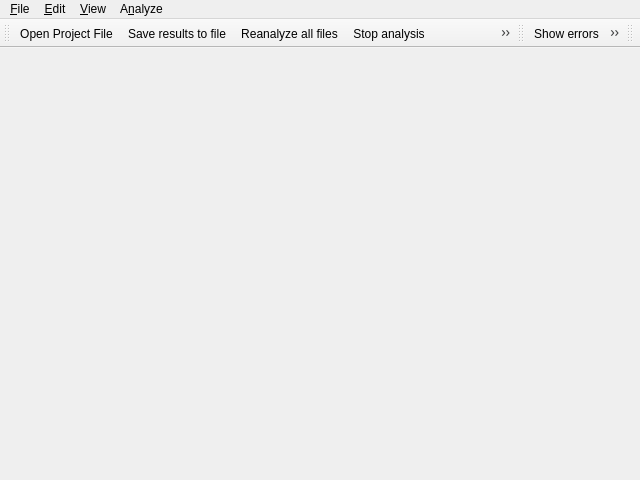
<?xml version="1.0" encoding="UTF-8"?>
<ui version="4.0">
 <class>MainWindow</class>
 <widget class="QMainWindow" name="MainWindow">
  <property name="geometry">
   <rect>
    <x>0</x>
    <y>0</y>
    <width>640</width>
    <height>480</height>
   </rect>
  </property>
  <property name="sizePolicy">
   <sizepolicy hsizetype="Expanding" vsizetype="Expanding">
    <horstretch>0</horstretch>
    <verstretch>0</verstretch>
   </sizepolicy>
  </property>
  <property name="minimumSize">
   <size>
    <width>640</width>
    <height>480</height>
   </size>
  </property>
  <property name="windowTitle">
   <string>Cppcheck</string>
  </property>
  <property name="iconSize">
   <size>
    <width>22</width>
    <height>22</height>
   </size>
  </property>
  <widget class="QWidget" name="mCentral">
   <property name="sizePolicy">
    <sizepolicy hsizetype="Expanding" vsizetype="Expanding">
     <horstretch>0</horstretch>
     <verstretch>0</verstretch>
    </sizepolicy>
   </property>
   <property name="minimumSize">
    <size>
     <width>0</width>
     <height>0</height>
    </size>
   </property>
   <property name="maximumSize">
    <size>
     <width>16777215</width>
     <height>16777215</height>
    </size>
   </property>
   <layout class="QHBoxLayout" name="horizontalLayout">
    <item>
     <widget class="ResultsView" name="mResults" native="true"/>
    </item>
   </layout>
  </widget>
  <widget class="QMenuBar" name="mMenuBar">
   <property name="geometry">
    <rect>
     <x>0</x>
     <y>0</y>
     <width>640</width>
     <height>23</height>
    </rect>
   </property>
   <widget class="QMenu" name="mMenuFile">
    <property name="title">
     <string>&amp;File</string>
    </property>
    <addaction name="mActionOpenXML"/>
    <addaction name="separator"/>
    <addaction name="mActionNewProjectFile"/>
    <addaction name="mActionOpenProjectFile"/>
    <addaction name="mActionEditProjectFile"/>
    <addaction name="mActionCloseProjectFile"/>
    <addaction name="separator"/>
    <addaction name="mActionProjectMRU"/>
    <addaction name="mActionSave"/>
    <addaction name="separator"/>
    <addaction name="mActionPrintPreview"/>
    <addaction name="mActionPrint"/>
    <addaction name="separator"/>
    <addaction name="mActionQuit"/>
   </widget>
   <widget class="QMenu" name="mMenuView">
    <property name="title">
     <string>&amp;View</string>
    </property>
    <widget class="QMenu" name="mMenuToolbars">
     <property name="title">
      <string>&amp;Toolbars</string>
     </property>
     <addaction name="mActionToolBarMain"/>
     <addaction name="mActionToolBarView"/>
     <addaction name="mActionToolBarFilter"/>
    </widget>
    <addaction name="mMenuToolbars"/>
    <addaction name="separator"/>
    <addaction name="mActionShowErrors"/>
    <addaction name="mActionShowWarnings"/>
    <addaction name="mActionShowStyle"/>
    <addaction name="mActionShowPortability"/>
    <addaction name="mActionShowPerformance"/>
    <addaction name="mActionShowInformation"/>
    <addaction name="mActionCheckAll"/>
    <addaction name="mActionUncheckAll"/>
    <addaction name="separator"/>
    <addaction name="mActionCollapseAll"/>
    <addaction name="mActionExpandAll"/>
    <addaction name="separator"/>
    <addaction name="mActionShowHidden"/>
    <addaction name="separator"/>
    <addaction name="mActionViewStats"/>
   </widget>
   <widget class="QMenu" name="mMenuAnalyze">
    <property name="title">
     <string>A&amp;nalyze</string>
    </property>
    <widget class="QMenu" name="menuCpp_standard">
     <property name="title">
      <string>C++ standard</string>
     </property>
     <addaction name="mActionCpp03"/>
     <addaction name="mActionCpp11"/>
     <addaction name="mActionCpp14"/>
     <addaction name="mActionCpp17"/>
     <addaction name="mActionCpp20"/>
    </widget>
    <widget class="QMenu" name="menuC_standard">
     <property name="title">
      <string>&amp;C standard</string>
     </property>
     <addaction name="mActionC89"/>
     <addaction name="mActionC99"/>
     <addaction name="mActionC11"/>
    </widget>
    <addaction name="mActionAnalyzeFiles"/>
    <addaction name="mActionAnalyzeDirectory"/>
    <addaction name="mActionReanalyzeModified"/>
    <addaction name="mActionReanalyzeAll"/>
    <addaction name="mActionCheckLibrary"/>
    <addaction name="mActionCheckConfiguration"/>
    <addaction name="mActionStop"/>
    <addaction name="separator"/>
    <addaction name="menuC_standard"/>
    <addaction name="menuCpp_standard"/>
    <addaction name="separator"/>
    <addaction name="mActionAutoDetectLanguage"/>
    <addaction name="mActionEnforceCpp"/>
    <addaction name="mActionEnforceC"/>
    <addaction name="separator"/>
    <addaction name="mActionPlatforms"/>
   </widget>
   <widget class="QMenu" name="mMenuEdit">
    <property name="title">
     <string>&amp;Edit</string>
    </property>
    <addaction name="mActionClearResults"/>
    <addaction name="mActionSettings"/>
   </widget>
   <addaction name="mMenuFile"/>
   <addaction name="mMenuEdit"/>
   <addaction name="mMenuView"/>
   <addaction name="mMenuAnalyze"/>
  </widget>
  <widget class="QToolBar" name="mToolBarMain">
   <property name="windowTitle">
    <string>Standard</string>
   </property>
   <attribute name="toolBarArea">
    <enum>TopToolBarArea</enum>
   </attribute>
   <attribute name="toolBarBreak">
    <bool>false</bool>
   </attribute>
   <addaction name="mActionOpenProjectFile"/>
   <addaction name="mActionSave"/>
   <addaction name="mActionReanalyzeAll"/>
   <addaction name="mActionStop"/>
   <addaction name="mActionClearResults"/>
   <addaction name="mActionSettings"/>
   <addaction name="mActionAbout"/>
  </widget>
  <widget class="QToolBar" name="mToolBarView">
   <property name="windowTitle">
    <string>Categories</string>
   </property>
   <attribute name="toolBarArea">
    <enum>TopToolBarArea</enum>
   </attribute>
   <attribute name="toolBarBreak">
    <bool>false</bool>
   </attribute>
   <addaction name="mActionShowErrors"/>
   <addaction name="mActionShowWarnings"/>
   <addaction name="mActionShowStyle"/>
   <addaction name="mActionShowPortability"/>
   <addaction name="mActionShowPerformance"/>
   <addaction name="mActionShowInformation"/>
   <addaction name="mActionShowCppcheck"/>
   <addaction name="mActionShowClang"/>
  </widget>
  <widget class="QToolBar" name="mToolBarFilter">
   <property name="windowTitle">
    <string>Filter</string>
   </property>
   <attribute name="toolBarArea">
    <enum>TopToolBarArea</enum>
   </attribute>
   <attribute name="toolBarBreak">
    <bool>false</bool>
   </attribute>
  </widget>
  <action name="mActionLicense">
   <property name="text">
    <string>&amp;License...</string>
   </property>
  </action>
  <action name="mActionAuthors">
   <property name="text">
    <string>A&amp;uthors...</string>
   </property>
  </action>
  <action name="mActionAbout">
   <property name="icon">
    <iconset>
     <normaloff>:/images/help-browser.png</normaloff>:/images/help-browser.png</iconset>
   </property>
   <property name="text">
    <string>&amp;About...</string>
   </property>
  </action>
  <action name="mActionAnalyzeFiles">
   <property name="text">
    <string>&amp;Files...</string>
   </property>
   <property name="iconText">
    <string>Analyze files</string>
   </property>
   <property name="toolTip">
    <string>Analyze files</string>
   </property>
   <property name="shortcut">
    <string>Ctrl+F</string>
   </property>
  </action>
  <action name="mActionAnalyzeDirectory">
   <property name="icon">
    <iconset>
     <normaloff>:/cppcheck-gui.png</normaloff>:/cppcheck-gui.png</iconset>
   </property>
   <property name="text">
    <string>&amp;Directory...</string>
   </property>
   <property name="iconText">
    <string>Analyze directory</string>
   </property>
   <property name="toolTip">
    <string>Analyze directory</string>
   </property>
   <property name="shortcut">
    <string>Ctrl+D</string>
   </property>
  </action>
  <action name="mActionReanalyzeModified">
   <property name="icon">
    <iconset>
     <normaloff>:/images/view-refresh.png</normaloff>:/images/view-refresh.png</iconset>
   </property>
   <property name="text">
    <string>&amp;Reanalyze modified files</string>
   </property>
   <property name="shortcut">
    <string>Ctrl+R</string>
   </property>
  </action>
  <action name="mActionReanalyzeAll">
   <property name="icon">
    <iconset>
     <normaloff>:/images/view-recheck.png</normaloff>:/images/view-recheck.png</iconset>
   </property>
   <property name="text">
    <string>Reanal&amp;yze all files</string>
   </property>
  </action>
  <action name="mActionStop">
   <property name="icon">
    <iconset>
     <normaloff>:/images/process-stop.png</normaloff>:/images/process-stop.png</iconset>
   </property>
   <property name="text">
    <string>&amp;Stop</string>
   </property>
   <property name="iconText">
    <string>Stop analysis</string>
   </property>
   <property name="toolTip">
    <string>Stop analysis</string>
   </property>
   <property name="shortcut">
    <string>Esc</string>
   </property>
  </action>
  <action name="mActionSave">
   <property name="icon">
    <iconset>
     <normaloff>:/images/media-floppy.png</normaloff>:/images/media-floppy.png</iconset>
   </property>
   <property name="text">
    <string>&amp;Save results to file...</string>
   </property>
   <property name="shortcut">
    <string>Ctrl+S</string>
   </property>
  </action>
  <action name="mActionQuit">
   <property name="text">
    <string>&amp;Quit</string>
   </property>
  </action>
  <action name="mActionClearResults">
   <property name="icon">
    <iconset>
     <normaloff>:/images/edit-clear.png</normaloff>:/images/edit-clear.png</iconset>
   </property>
   <property name="text">
    <string>&amp;Clear results</string>
   </property>
  </action>
  <action name="mActionSettings">
   <property name="icon">
    <iconset>
     <normaloff>:/images/preferences-system.png</normaloff>:/images/preferences-system.png</iconset>
   </property>
   <property name="text">
    <string>&amp;Preferences</string>
   </property>
  </action>
  <action name="mActionShowStyle">
   <property name="checkable">
    <bool>true</bool>
   </property>
   <property name="icon">
    <iconset>
     <normaloff>:/images/applications-development.png</normaloff>:/images/applications-development.png</iconset>
   </property>
   <property name="text">
    <string>Style war&amp;nings</string>
   </property>
   <property name="iconText">
    <string>Show style warnings</string>
   </property>
   <property name="toolTip">
    <string>Show style warnings</string>
   </property>
  </action>
  <action name="mActionShowErrors">
   <property name="checkable">
    <bool>true</bool>
   </property>
   <property name="icon">
    <iconset>
     <normaloff>:/images/showerrors.png</normaloff>:/images/showerrors.png</iconset>
   </property>
   <property name="text">
    <string>E&amp;rrors</string>
   </property>
   <property name="iconText">
    <string>Show errors</string>
   </property>
   <property name="toolTip">
    <string>Show errors</string>
   </property>
  </action>
  <action name="mActionCheckAll">
   <property name="text">
    <string>&amp;Check all</string>
   </property>
  </action>
  <action name="mActionUncheckAll">
   <property name="text">
    <string>&amp;Uncheck all</string>
   </property>
  </action>
  <action name="mActionCollapseAll">
   <property name="text">
    <string>Collapse &amp;all</string>
   </property>
  </action>
  <action name="mActionExpandAll">
   <property name="text">
    <string>&amp;Expand all</string>
   </property>
  </action>
  <action name="mActionToolBarMain">
   <property name="checkable">
    <bool>true</bool>
   </property>
   <property name="text">
    <string>&amp;Standard</string>
   </property>
   <property name="toolTip">
    <string>Standard items</string>
   </property>
  </action>
  <action name="mActionHelpContents">
   <property name="text">
    <string>&amp;Contents</string>
   </property>
   <property name="statusTip">
    <string>Open the help contents</string>
   </property>
   <property name="shortcut">
    <string>F1</string>
   </property>
  </action>
  <action name="actionToolbar">
   <property name="text">
    <string>Toolbar</string>
   </property>
  </action>
  <action name="mActionToolBarView">
   <property name="checkable">
    <bool>true</bool>
   </property>
   <property name="text">
    <string>&amp;Categories</string>
   </property>
   <property name="toolTip">
    <string>Error categories</string>
   </property>
  </action>
  <action name="mActionOpenXML">
   <property name="text">
    <string>&amp;Open XML...</string>
   </property>
  </action>
  <action name="mActionOpenProjectFile">
   <property name="icon">
    <iconset>
     <normaloff>:/images/openproject.png</normaloff>:/images/openproject.png</iconset>
   </property>
   <property name="text">
    <string>Open P&amp;roject File...</string>
   </property>
  </action>
  <action name="mActionShowScratchpad">
   <property name="icon">
    <iconset>
     <normaloff>:/images/scratchpad.png</normaloff>:/images/scratchpad.png</iconset>
   </property>
   <property name="text">
    <string>Sh&amp;ow Scratchpad...</string>
   </property>
  </action>
  <action name="mActionNewProjectFile">
   <property name="text">
    <string>&amp;New Project File...</string>
   </property>
  </action>
  <action name="mActionViewLog">
   <property name="text">
    <string>&amp;Log View</string>
   </property>
   <property name="toolTip">
    <string>Log View</string>
   </property>
  </action>
  <action name="mActionCloseProjectFile">
   <property name="enabled">
    <bool>false</bool>
   </property>
   <property name="text">
    <string>C&amp;lose Project File</string>
   </property>
  </action>
  <action name="mActionEditProjectFile">
   <property name="enabled">
    <bool>false</bool>
   </property>
   <property name="text">
    <string>&amp;Edit Project File...</string>
   </property>
  </action>
  <action name="mActionViewStats">
   <property name="enabled">
    <bool>false</bool>
   </property>
   <property name="icon">
    <iconset>
     <normaloff>:/images/text-x-generic.png</normaloff>:/images/text-x-generic.png</iconset>
   </property>
   <property name="text">
    <string>&amp;Statistics</string>
   </property>
  </action>
  <action name="mActionShowWarnings">
   <property name="checkable">
    <bool>true</bool>
   </property>
   <property name="icon">
    <iconset>
     <normaloff>:/images/showwarnings.png</normaloff>:/images/showwarnings.png</iconset>
   </property>
   <property name="text">
    <string>&amp;Warnings</string>
   </property>
   <property name="iconText">
    <string>Show warnings</string>
   </property>
   <property name="toolTip">
    <string>Show warnings</string>
   </property>
  </action>
  <action name="mActionShowPerformance">
   <property name="checkable">
    <bool>true</bool>
   </property>
   <property name="icon">
    <iconset>
     <normaloff>:/images/showperformance.png</normaloff>:/images/showperformance.png</iconset>
   </property>
   <property name="text">
    <string>Per&amp;formance warnings</string>
   </property>
   <property name="iconText">
    <string>Show performance warnings</string>
   </property>
   <property name="toolTip">
    <string>Show performance warnings</string>
   </property>
  </action>
  <action name="mActionShowHidden">
   <property name="enabled">
    <bool>false</bool>
   </property>
   <property name="text">
    <string>Show &amp;hidden</string>
   </property>
  </action>
  <action name="mActionShowInformation">
   <property name="checkable">
    <bool>true</bool>
   </property>
   <property name="icon">
    <iconset>
     <normaloff>:/images/dialog-information.png</normaloff>:/images/dialog-information.png</iconset>
   </property>
   <property name="text">
    <string>&amp;Information</string>
   </property>
   <property name="toolTip">
    <string>Show information messages</string>
   </property>
  </action>
  <action name="mActionShowPortability">
   <property name="checkable">
    <bool>true</bool>
   </property>
   <property name="icon">
    <iconset>
     <normaloff>:/images/applications-system.png</normaloff>:/images/applications-system.png</iconset>
   </property>
   <property name="text">
    <string>&amp;Portability</string>
   </property>
   <property name="toolTip">
    <string>Show portability warnings</string>
   </property>
  </action>
  <action name="mActionShowCppcheck">
   <property name="checkable">
    <bool>true</bool>
   </property>
   <property name="icon">
    <iconset>
     <normaloff>:/cppcheck-gui.png</normaloff>:/cppcheck-gui.png</iconset>
   </property>
   <property name="text">
    <string>Cppcheck</string>
   </property>
   <property name="toolTip">
    <string>Show Cppcheck results</string>
   </property>
  </action>
  <action name="mActionShowClang">
   <property name="checkable">
    <bool>true</bool>
   </property>
   <property name="icon">
    <iconset>
     <normaloff>:/images/llvm-dragon.png</normaloff>:/images/llvm-dragon.png</iconset>
   </property>
   <property name="text">
    <string>Clang</string>
   </property>
   <property name="toolTip">
    <string>Show Clang results</string>
   </property>
  </action>
  <action name="mActionToolBarFilter">
   <property name="checkable">
    <bool>true</bool>
   </property>
   <property name="text">
    <string>&amp;Filter</string>
   </property>
   <property name="toolTip">
    <string>Filter results</string>
   </property>
  </action>
  <action name="mActionProjectMRU">
   <property name="text">
    <string notr="true">Project &amp;MRU placeholder</string>
   </property>
   <property name="visible">
    <bool>true</bool>
   </property>
  </action>
  <action name="mActionPlatformWin32ANSI">
   <property name="checkable">
    <bool>true</bool>
   </property>
   <property name="text">
    <string>Windows 32-bit ANSI</string>
   </property>
  </action>
  <action name="mActionPlatformWin32Unicode">
   <property name="checkable">
    <bool>true</bool>
   </property>
   <property name="text">
    <string>Windows 32-bit Unicode</string>
   </property>
  </action>
  <action name="mActionPlatformUnix32Bit">
   <property name="checkable">
    <bool>true</bool>
   </property>
   <property name="text">
    <string>Unix 32-bit</string>
   </property>
  </action>
  <action name="mActionPlatformUnix64Bit">
   <property name="checkable">
    <bool>true</bool>
   </property>
   <property name="text">
    <string>Unix 64-bit</string>
   </property>
  </action>
  <action name="mActionPlatformWin64">
   <property name="checkable">
    <bool>true</bool>
   </property>
   <property name="text">
    <string>Windows 64-bit</string>
   </property>
  </action>
  <action name="mActionPlatforms">
   <property name="checkable">
    <bool>false</bool>
   </property>
   <property name="text">
    <string>P&amp;latforms</string>
   </property>
   <property name="visible">
    <bool>false</bool>
   </property>
  </action>
  <action name="mActionCpp11">
   <property name="checkable">
    <bool>true</bool>
   </property>
   <property name="checked">
    <bool>false</bool>
   </property>
   <property name="text">
    <string>C++&amp;11</string>
   </property>
  </action>
  <action name="mActionC99">
   <property name="checkable">
    <bool>true</bool>
   </property>
   <property name="checked">
    <bool>true</bool>
   </property>
   <property name="text">
    <string>C&amp;99</string>
   </property>
  </action>
  <action name="mActionPosix">
   <property name="checkable">
    <bool>true</bool>
   </property>
   <property name="text">
    <string>&amp;Posix</string>
   </property>
  </action>
  <action name="mActionC11">
   <property name="checkable">
    <bool>true</bool>
   </property>
   <property name="text">
    <string>C&amp;11</string>
   </property>
  </action>
  <action name="mActionC89">
   <property name="checkable">
    <bool>true</bool>
   </property>
   <property name="text">
    <string>&amp;C89</string>
   </property>
  </action>
  <action name="mActionCpp03">
   <property name="checkable">
    <bool>true</bool>
   </property>
   <property name="text">
    <string>&amp;C++03</string>
   </property>
  </action>
  <action name="mActionPrint">
   <property name="text">
    <string>&amp;Print...</string>
   </property>
   <property name="toolTip">
    <string>Print the Current Report</string>
   </property>
  </action>
  <action name="mActionPrintPreview">
   <property name="text">
    <string>Print Pre&amp;view...</string>
   </property>
   <property name="toolTip">
    <string>Open a Print Preview Dialog for the Current Results</string>
   </property>
  </action>
  <action name="mActionLibraryEditor">
   <property name="text">
    <string>&amp;Library Editor...</string>
   </property>
   <property name="toolTip">
    <string>Open library editor</string>
   </property>
  </action>
  <action name="mActionAutoDetectLanguage">
   <property name="checkable">
    <bool>true</bool>
   </property>
   <property name="text">
    <string>&amp;Auto-detect language</string>
   </property>
  </action>
  <action name="mActionEnforceCpp">
   <property name="checkable">
    <bool>true</bool>
   </property>
   <property name="text">
    <string>&amp;Enforce C++</string>
   </property>
  </action>
  <action name="mActionEnforceC">
   <property name="checkable">
    <bool>true</bool>
   </property>
   <property name="text">
    <string>E&amp;nforce C</string>
   </property>
  </action>
  <action name="mActionCpp14">
   <property name="checkable">
    <bool>true</bool>
   </property>
   <property name="checked">
    <bool>false</bool>
   </property>
   <property name="text">
    <string>C++14</string>
   </property>
  </action>
  <action name="mActionCheckLibrary">
   <property name="enabled">
    <bool>false</bool>
   </property>
   <property name="text">
    <string>Reanalyze and check library</string>
   </property>
  </action>
  <action name="mActionCheckConfiguration">
   <property name="enabled">
    <bool>false</bool>
   </property>
   <property name="text">
    <string>Check configuration (defines, includes)</string>
   </property>
  </action>
  <action name="mActionCpp17">
   <property name="checkable">
    <bool>true</bool>
   </property>
   <property name="text">
    <string>C++17</string>
   </property>
  </action>
  <action name="mActionCpp20">
   <property name="checkable">
    <bool>true</bool>
   </property>
   <property name="checked">
    <bool>true</bool>
   </property>
   <property name="text">
    <string>C++20</string>
   </property>
  </action>
 </widget>
 <customwidgets>
  <customwidget>
   <class>ResultsView</class>
   <extends>QWidget</extends>
   <header>resultsview.h</header>
   <container>1</container>
  </customwidget>
 </customwidgets>
 <resources/>
 <connections/>
</ui>
